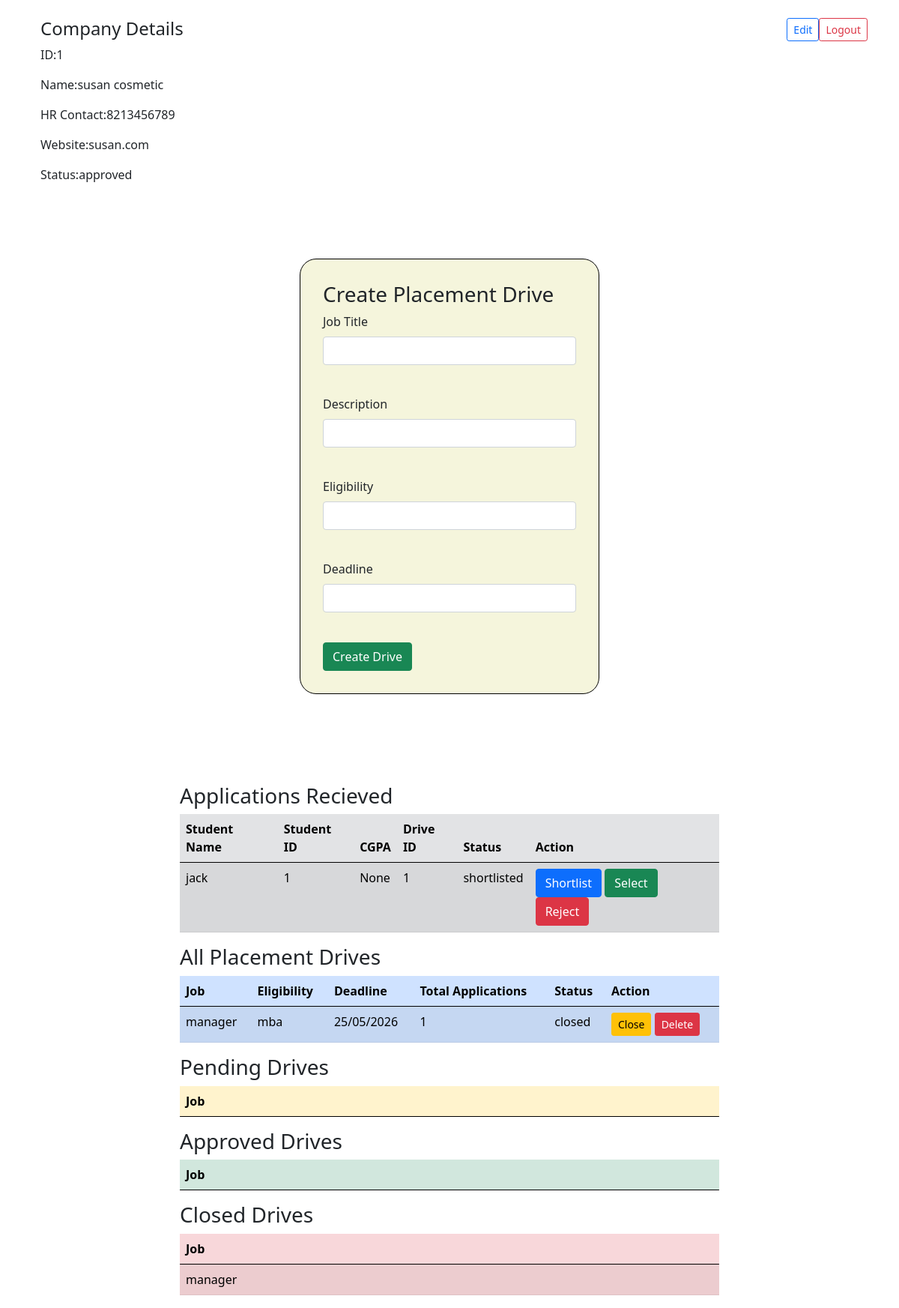
The app's page /company (signed in) with its own data.
### app.py (models this page shows)
class User_company(db.Model):
    company_id=db.Column(db.Integer, primary_key=True)
    username=db.Column(db.String(100), nullable=False)
    email=db.Column(db.String(100), unique=True)
    password=db.Column(db.String(100), nullable=False)
    company_name=db.Column(db.String(100))
    role=db.Column(db.String(20))
    hr_contact=db.Column(db.String(100))
    website=db.Column(db.String(100))
    approval_status=db.Column(db.String(20), default="pending")

class Application(db.Model):
    student_app_id=db.Column(db.Integer, primary_key=True)
    student_id=db.Column(db.Integer)
    drive_id=db.Column(db.Integer)
    application_date=db.Column(db.DateTime, default=lambda:datetime.now(timezone.utc))
    status=db.Column(db.String(20), default="applied")

class User_student(db.Model):
    student_id=db.Column(db.Integer, primary_key=True)
    username=db.Column(db.String(100), nullable=False)
    email=db.Column(db.String(100), unique=True)
    password=db.Column(db.String(100), nullable=False)
    student_name=db.Column(db.String(100))
    role=db.Column(db.String(20))
    cgpa=db.Column(db.Float)
    resume=db.Column(db.String(200))
    approval_status=db.Column(db.String(20), default="approved")

class Placement_drive(db.Model):
    drive_id=db.Column(db.Integer, primary_key=True)
    job_title=db.Column(db.String(100),nullable=False)
    description=db.Column(db.String(300))
    eligibility=db.Column(db.String(200))
    deadline=db.Column(db.String(50))
    company_id=db.Column(db.Integer)
    status=db.Column(db.String(20), default="pending")

### app.py (the view, shortened to what this page needs)
@app.route('/company', methods=['GET','POST'])
def company():
    if session.get('role')!='company':
        return redirect('/')
    placements=Placement_drive.query.filter_by(company_id=session['user_id']).all()
    applications=db.session.query(Application, User_student).join(User_student,Application.student_id==User_student.student_id).filter(Application.drive_id.in_([p.drive_id for p in placements])).all()
    for p in placements:
        p.applicant_count=Application.query.filter_by(drive_id=p.drive_id).count()
    approved_drives=[p for p in placements if p.status=="approved"]
    pending_drives=[p for p in placements if p.status=="pending"]
    closed_drives=[p for p in placements if p.status=="closed"]
    company=User_company.query.get(session['user_id'])
    return render_template("company.html",company=company,Placements=placements, applications=applications, approved_drives=approved_drives,pending_drives=pending_drives,closed_drives=closed_drives)

### templates/company.html (shortened to what this page needs)
<!DOCTYPE html>
<html lang="en">
<head>
    <link rel="stylesheet" href="{{url_for('static', filename='style.css')}}">
    <link href="https://cdn.jsdelivr.net/npm/bootstrap@5.0.2/dist/css/bootstrap.min.css" rel="stylesheet">
</head>
<body>
    <div class="container mb-4">
            <nav>
                <a href="/logout" class="btn btn-outline-danger btn-sm float-end">Logout</a>
                <a href="/edit_company" class="btn btn-outline-primary btn-sm float-end">Edit</a>
            </nav>
        </div>
    <div class="container mb-4">
        <div class="container mt-2">
        <h4>Company Details</h4>
            <p>ID:{{company.company_id}}</p>
            <p>Name:{{company.company_name}}</p>
            <p>HR Contact:{{company.hr_contact}}</p>
            <p>Website:{{company.website}}</p>
            <p>Status:{{company.approval_status}}</p>
        </div>
    </div>
    <div id="main">
        <div id="canvas">
            <div id="box">
                <h3>Create Placement Drive</h3>
                <form method="POST">
                    <div class="mb-3">
                        <label class="form-label">Job Title</label>
                        <input type="text" name="job_title" class="form-control" required><br>
                    </div>
                    <div class="mb-3">
                        <label class="form-label">Description</label>
                        <input type="text" name="description" class="form-control"><br>
                    </div>
                    <div class="mb-3">
                        <label class="form-label">Eligibility</label>
                        <input type="text" name="eligibility" class="form-control"><br>
                    </div>
                    <div class="mb-3">
                        <label class="form-label">Deadline</label>
                        <input type="text" name="deadline" class="form-control"><br>
                    </div>
                    <button class="btn btn-success">Create Drive</button>
                </form>
            </div>
        </div>
    </div>
    <div id="main">
        <div id="canvas">
            <h3>Applications Recieved</h3>
            <table class="table table-secondary table-striped">
                <thead>
                    <tr>
                        <th>Student Name</th>
                        <th>Student ID</th>
                        <th>CGPA</th>
                        <th>Drive ID</th>
                        <th>Status</th>
                        <th>Action</th>
                    </tr>
                </thead>
                <tbody>
                    {% for app, student in applications %}
                    <tr>
                        <td>{{student.student_name}}</td>
                        <td>{{app.student_id}}</td>
                        <td>{{student.cgpa}}</td>
                        <td>{{app.drive_id}}</td>
                        <td>{{app.status}}</td>
                        <td>
                            <a href="/update_status/{{app.student_app_id}}/shortlisted" class="btn btn-primary" >Shortlist</a>
                            <a href="/update_status/{{app.student_app_id}}/selected" class="btn btn-success" >Select</a>
                            <a href="/update_status/{{app.student_app_id}}/rejected" class="btn btn-danger">Reject</a>
                        </td>
                    </tr>
                    {% endfor %}
                </tbody>
            </table>
            <h3>All Placement Drives</h3>
            <table class="table table-primary table-striped">
                <thead>
                    <tr>
                        <th>Job</th>
                        <th>Eligibility</th>
                        <th>Deadline</th>
                        <th>Total Applications</th>
                        <th>Status</th>
                        <th>Action</th>
                    </tr>
                </thead>
                <tbody>
                    {% for d in Placements %}
                    <tr>
                        <td>{{d.job_title}}</td>
                        <td>{{d.eligibility}}</td>
                        <td>{{d.deadline}}</td>
                        <td>{{d.applicant_count}}</td>
                        <td>{{d.status}}</td>
                        <td>
                            <a href="/close_drive/{{d.drive_id}}" class="btn btn-warning btn-sm" >Close</a>
                            <a href="/delete_drive/{{d.drive_id}}" class="btn btn-danger btn-sm" >Delete</a>
                        </td>
                    </tr>
                    {% endfor %}
                </tbody>
            </table>
            <h3>Pending Drives</h3>
            <table class="table table-warning table-striped">
                <thead>
                    <tr>
                        <th>Job</th>
                    </tr>
                </thead>
            </table>
            <h3>Approved Drives</h3>
            <table class="table table-success table-striped">
                <thead>
                    <tr>
                        <th>Job</th>
                    </tr>
                </thead>
            </table>
            <h3>Closed Drives</h3>
            <table class="table table-danger table-striped">
                <thead>
                    <tr>
                        <th>Job</th>
                    </tr>
                </thead>
                <tbody>
                    {%for d in closed_drives%}
                    <tr>
                        <td>{{d.job_title}}</td>
                    </tr>
                    {%endfor%}
                </tbody>
            </table>
        </div>
    </div>

### static/style.css (style rules this page uses)
* { margin: 0px; }
#main, #canvas { border: transparent; }
#canvas { width: 60%; height: 700px; margin: auto; }
#box { border: 1px solid black; width: 400px; margin: 100px auto; border-radius: 22px; padding: 30px; background-color: beige; }

### records on screen
User_company: company_id "1", company_name "susan cosmetic", hr_contact "8213456789", website "susan.com", approval_status "approved"
Application: student_name "jack", student_id "1", cgpa "None", drive_id "1", status "shortlisted"
Placement_drive: job_title "manager", eligibility "mba", deadline "25/05/2026", applicant_count "1", status "closed"
